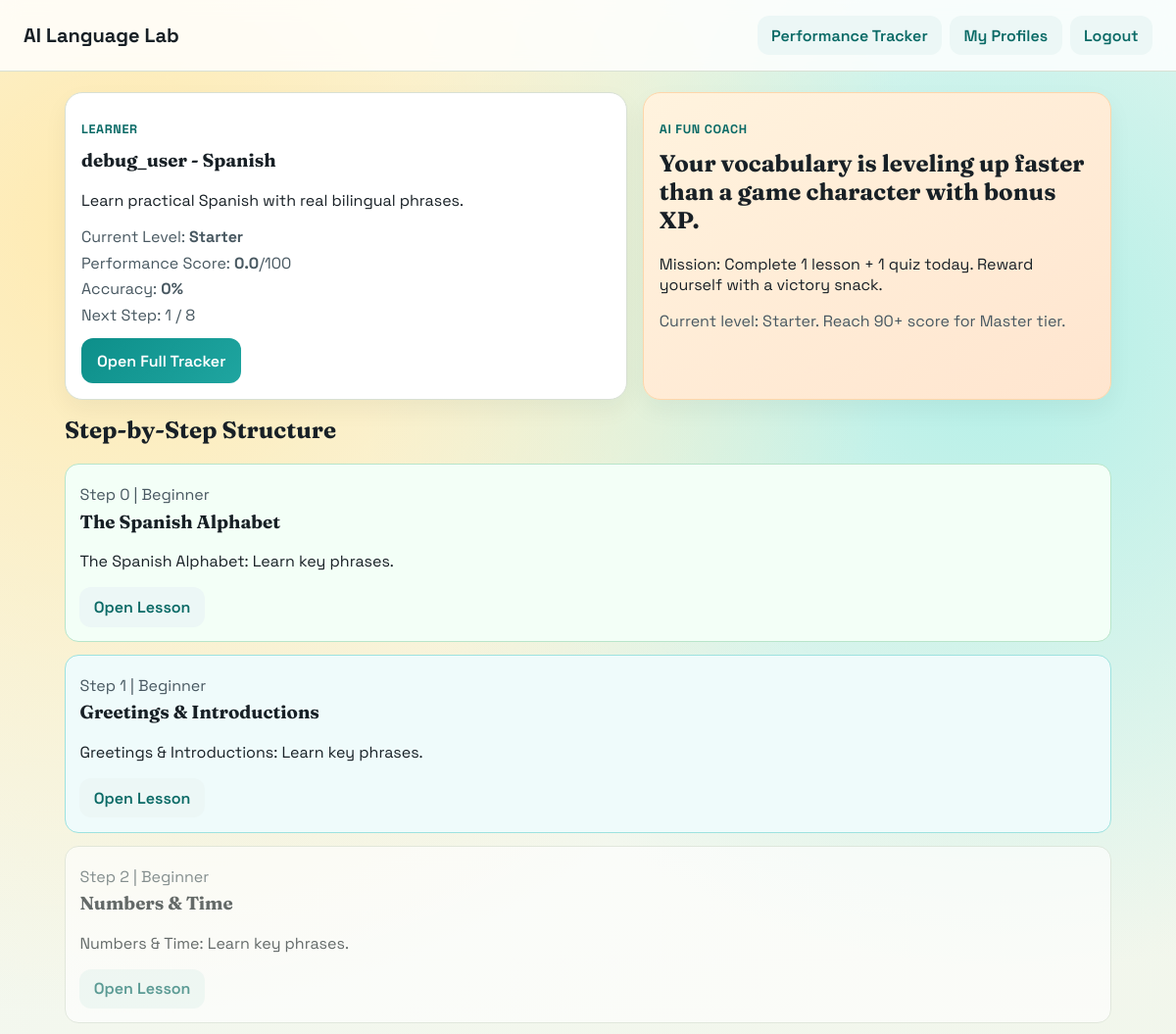
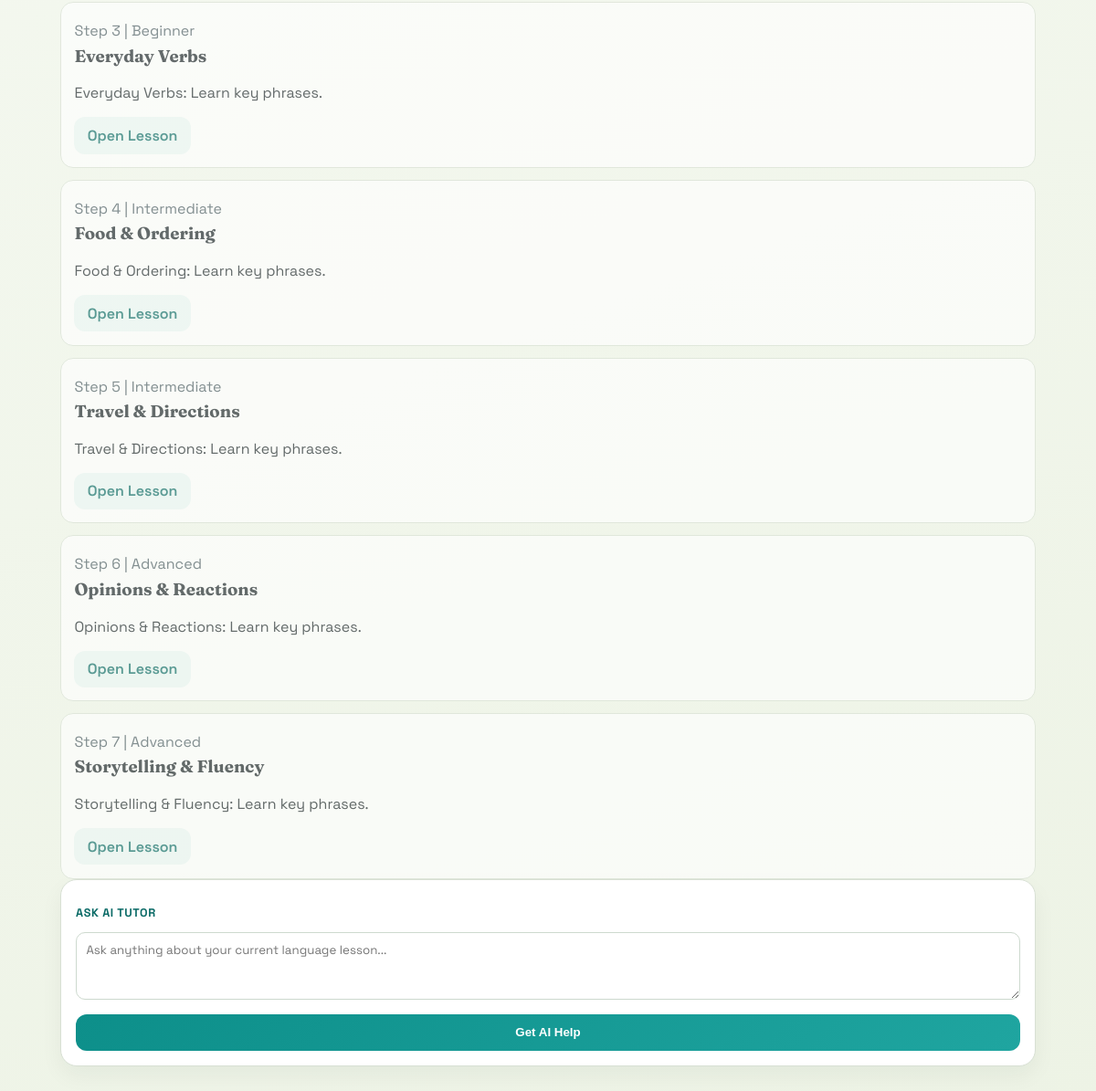
The app's page /language/1/profile/2/ (signed in) with its own data (2 pictures, top to bottom).
### learning/models.py (models this page shows, shortened)
class LearnerProfile(models.Model):
    user = models.ForeignKey(settings.AUTH_USER_MODEL, on_delete=models.CASCADE, null=True, blank=True, related_name="learner_profiles")
    name = models.CharField(max_length=120)
    language = models.ForeignKey(Language, on_delete=models.CASCADE, related_name="learners")
    completed_lessons = models.PositiveIntegerField(default=0)
    quiz_attempts = models.PositiveIntegerField(default=0)
    correct_answers = models.PositiveIntegerField(default=0)
    created_at = models.DateTimeField(auto_now_add=True)
    updated_at = models.DateTimeField(auto_now=True)
    class Meta:
        unique_together = ("name", "language")
        constraints = [
            models.UniqueConstraint(fields=["user", "language"], name="unique_user_language_profile"),
        ]
    @property
    def accuracy(self):
        if self.quiz_attempts == 0:
            return 0
        return round((self.correct_answers / self.quiz_attempts) * 100, 1)
    @property
    def performance_score(self):
        lesson_part = min(self.completed_lessons * 20, 50)
        quiz_part = min(self.accuracy * 0.5, 50)
        return round(lesson_part + quiz_part, 1)
    @property
    def level(self):
        score = self.performance_score
        if score < 25:
            return "Starter"

class Language(models.Model):
    name = models.CharField(max_length=100, unique=True)
    code = models.CharField(max_length=10, unique=True)
    description = models.TextField()

class Lesson(models.Model):
    DIFFICULTY_CHOICES = [
        ("beginner", "Beginner"),
        ("intermediate", "Intermediate"),
        ("advanced", "Advanced"),
    ]
    language = models.ForeignKey(Language, on_delete=models.CASCADE, related_name="lessons")
    step_number = models.PositiveIntegerField()
    title = models.CharField(max_length=200)
    content = models.TextField()
    content_target_language = models.TextField(default="", blank=True)
    content_english = models.TextField(default="", blank=True)
    funny_activity = models.TextField()
    funny_activity_target_language = models.TextField(default="", blank=True)
    difficulty = models.CharField(max_length=20, choices=DIFFICULTY_CHOICES, default="beginner")
    class Meta:
        ordering = ["step_number"]
        unique_together = ("language", "step_number")

### learning/views.py (the view)
# urls.py: path("language/<int:language_id>/profile/<int:profile_id>/", views.language_detail, name="language_detail"),
@login_required
def language_detail(request, language_id, profile_id):
    language = get_object_or_404(Language, id=language_id)
    profile = get_object_or_404(LearnerProfile, id=profile_id, language=language)
    if profile.user_id != request.user.id:
        raise PermissionDenied("This profile belongs to another account.")
    lessons = Lesson.objects.filter(language=language)
    ai_tips = _ai_fun_coach(profile)
    latest_tutor_chat = TutorInteraction.objects.filter(learner=profile).first()
    ui_labels = LANGUAGE_UI_LABELS.get(language.name, {})
    context = {
        "language": language,
        "profile": profile,
        "lessons": lessons,
        "ai_tips": ai_tips,
        "next_step": profile.completed_lessons + 1,
        "total_steps": lessons.count(),
        "tutor_form": TutorPromptForm(),
        "latest_tutor_chat": latest_tutor_chat,
        "page_title": ui_labels.get("path_title", "Learning Path"),
        "ui_labels": ui_labels,
    }
    return render(request, "learning/language_detail.html", context)

### learning/forms.py
class TutorPromptForm(forms.Form):
    prompt = forms.CharField(
        label="Ask AI tutor",
        max_length=600,
        widget=forms.Textarea(attrs={"rows": 3, "placeholder": "Ask anything about your current language lesson..."}),
    )

### templates/learning/language_detail.html (shortened to what this page needs)
{% extends 'learning/base.html' %}
{% block content %}
<section class="split">
    <article class="card">
        <p class="kicker">Learner</p>
        <h1>{{ profile.name }} - {{ language.name }}</h1>
        <p>{{ language.description }}</p>
        <p class="meta">Current Level: <strong>{{ profile.level }}</strong></p>
        <p class="meta">Performance Score: <strong>{{ profile.performance_score }}</strong>/100</p>
        <p class="meta">Accuracy: <strong>{{ profile.accuracy }}%</strong></p>
        <p class="meta">Next Step: {{ next_step }} / {{ total_steps }}</p>
        <a href="{% url 'learning:dashboard' profile.id %}" class="primary-btn">Open Full Tracker</a>
    </article>
    <article class="card accent-card">
        <p class="kicker">AI Fun Coach</p>
        <h2>{{ ai_tips.message }}</h2>
        <p>{{ ai_tips.mission }}</p>
        <p class="meta">{{ ai_tips.next_level_hint }}</p>
    </article>
</section>
<section>
    <h2>Step-by-Step Structure</h2>
    <div class="timeline">
        {% for lesson in lessons %}
        <article class="timeline-item {% if lesson.step_number <= profile.completed_lessons %}done{% elif lesson.step_number == next_step %}active{% else %}locked{% endif %}">
            <p class="meta">Step {{ lesson.step_number }} | {{ lesson.get_difficulty_display }}</p>
            <h3>{{ lesson.title }}</h3>
            <p>{{ lesson.content|truncatechars:110 }}</p>
            <a href="{% url 'learning:lesson_detail' language.id profile.id lesson.id %}" class="link-btn">Open Lesson</a>
        </article>
        {% endfor %}
    </div>
</section>
<section class="card">
    <p class="kicker">Ask AI Tutor</p>
    <form method="post" action="{% url 'learning:ask_tutor' profile.id %}" class="form-grid">
        {{ tutor_form.prompt }}
        <button class="primary-btn" type="submit">Get AI Help</button>
    </form>
</section>
{% endblock %}

### static/css/styles.css (style rules this page uses)
:root { --bg: #f4f7ef; --paper: #ffffff; --ink: #182026; --brand: #0d8f8a; --brand-dark: #0a6a66; --accent: #ff7b3d; --sun: #ffcb47; --ok: #1f9d55; --warn: #d97706; --err: #cf3f3f; --line: #d8e0d4; }
* { box-sizing: border-box; }
body { margin: 0; min-height: 100vh; font-family: 'Space Grotesk', sans-serif; color: var(--ink); background: radial-gradient(circle at 10% 10%, #ffeab0, transparent 35%), radial-gradient(circle at 85% 15%, #b2efe7, transparent 30%), linear-gradient(160deg, #f7faf4 0%, #edf3e5 100%); }
h1, h2, h3 { margin-top: 0; font-family: 'Fraunces', serif; }
.nav-btn, .primary-btn, .link-btn { display: inline-block; text-decoration: none; border-radius: 12px; border: none; cursor: pointer; font-weight: 600; }
.nav-btn, .link-btn { padding: 0.6rem 0.9rem; background: #ecf7f6; color: var(--brand-dark); }
.primary-btn { padding: 0.78rem 1rem; background: linear-gradient(135deg, var(--brand) 0%, #1fa5a0 100%); color: white; margin-top: 0.5rem; }
.kicker { color: var(--brand-dark); font-weight: 700; letter-spacing: 0.05em; text-transform: uppercase; font-size: 0.79rem; }
.split { display: grid; grid-template-columns: 1.2fr 1fr; gap: 1rem; margin-bottom: 1rem; }
.card { background: var(--paper); border: 1px solid var(--line); border-radius: 18px; padding: 1rem; box-shadow: 0 10px 24px rgba(24, 32, 38, 0.05); }
.accent-card { background: linear-gradient(150deg, #fff3de 0%, #ffe5cf 100%); border-color: #ffd6aa; }
.meta { color: #485861; margin: 0.35rem 0; }
.form-grid { display: grid; gap: 0.5rem; }
textarea { width: 100%; padding: 0.65rem; border-radius: 10px; border: 1px solid #cdd9ce; font-family: inherit; resize: vertical; }
.timeline { display: grid; gap: 0.8rem; }
.timeline-item { padding: 0.9rem; border-radius: 14px; border: 1px solid var(--line); background: #fff; }
.timeline-item.done { border-color: #b8e5ca; background: #f3fff7; }
.timeline-item.active { border-color: #9de2df; background: #effbfb; }
.timeline-item.locked { opacity: 0.65; }

### records on screen
LearnerProfile: name "debug_user", level "Starter", performance_score "0.0", accuracy "0"
Language: name "Spanish", description "Learn practical Spanish with real bilingual phrases."
Lesson: step_number "0", difficulty "Beginner", title "The Spanish Alphabet", content "The Spanish Alphabet: Learn key phrases."
Lesson: step_number "1", difficulty "Beginner", title "Greetings & Introductions", content "Greetings & Introductions: Learn key phrases."
Lesson: step_number "2", difficulty "Beginner", title "Numbers & Time", content "Numbers & Time: Learn key phrases."
Lesson: step_number "3", difficulty "Beginner", title "Everyday Verbs", content "Everyday Verbs: Learn key phrases."
Lesson: step_number "4", difficulty "Intermediate", title "Food & Ordering", content "Food & Ordering: Learn key phrases."
Lesson: step_number "5", difficulty "Intermediate", title "Travel & Directions", content "Travel & Directions: Learn key phrases."
Lesson: step_number "6", difficulty "Advanced", title "Opinions & Reactions", content "Opinions & Reactions: Learn key phrases."
Lesson: step_number "7", difficulty "Advanced", title "Storytelling & Fluency", content "Storytelling & Fluency: Learn key phrases."

### other values on screen
{{ next_step }} "1"
{{ total_steps }} "8"
{{ ai_tips.message }} "Your vocabulary is leveling up faster than a game character with bonus XP."
{{ ai_tips.mission }} "Mission: Complete 1 lesson + 1 quiz today. Reward yourself with a victory snack."
{{ ai_tips.next_level_hint }} "Current level: Starter. Reach 90+ score for Master tier."
